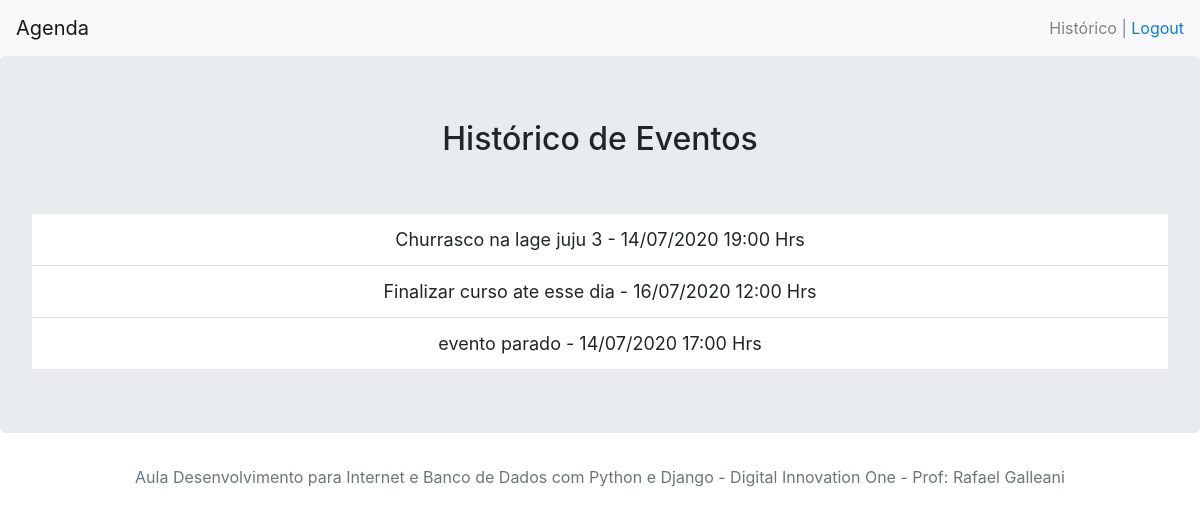
Page /agenda/historico/ (signed in) on the earlier database version.
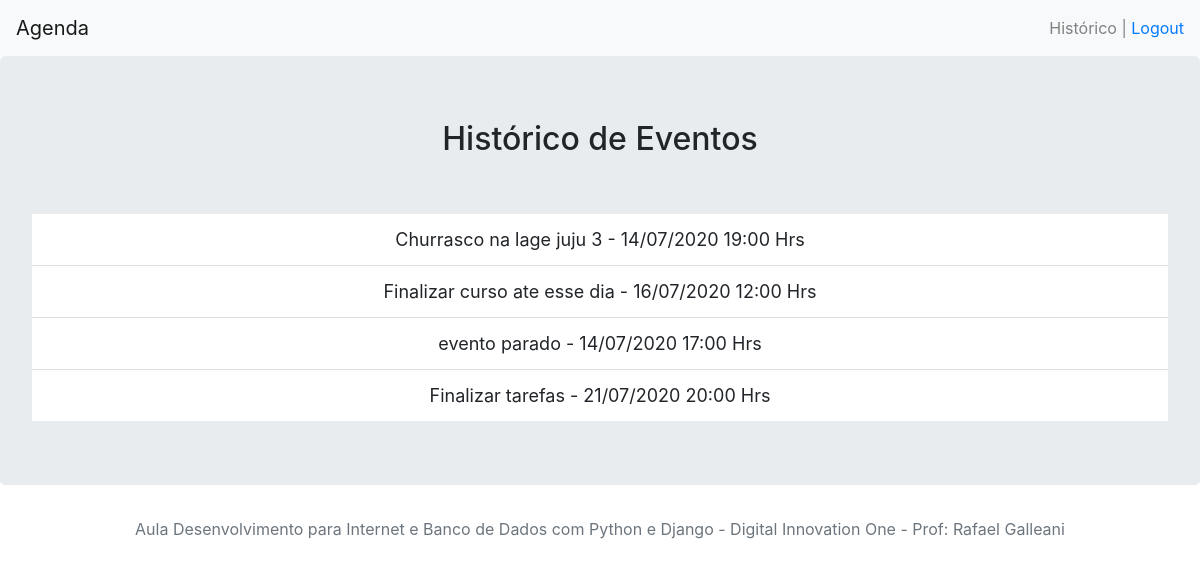
Same page on the later database version.
### core/models.py (models this page shows, shortened)
class Evento(models.Model):
    titulo = models.CharField(max_length=100)
    descricao = models.TextField(blank=True, null=True)
    data_evento = models.DateTimeField(verbose_name='Data do Evento') #esse verbose é o nome q vai aparecer la na coluna
    local = models.TextField(blank=True, null=True)
    data_criacao = models.DateTimeField(auto_now=True)
    usuario = models.ForeignKey(User, on_delete=models.CASCADE)
    class Meta:
        db_table = 'eventos'
    def get_data_evento(self):
        return self.data_evento.strftime('%d/%m/%Y %H:%M Hrs')

### core/views.py (the view)
# urls.py: path('agenda/historico/', views.historico),
@login_required(login_url='/login/')
def historico(request):
    usuario = request.user #usuario autenticando
    data_atual = datetime.now()
    evento = Evento.objects.filter(usuario=usuario,
                                   data_evento__lt=data_atual) #usuario autenticado
    dados = {'eventos': evento}
    return render(request, 'historico.html', dados)

### templates/historico.html
{% extends "model-page.html" %}
{% block content %}
<div class="text-center">
    <h2>Histórico de Eventos</h2>
    <br><br>
    <ul class="list-group list-group-flush" style="font-size: 18px">
        {% for evento in eventos %}
            <li class="list-group-item" >
                <div>
                    {{ evento.titulo }} - {{ evento.get_data_evento }}
                </div>
            </li>
        {% endfor %}
    </ul>
</div>
{% endblock %}

### templates/model-page.html
<!DOCTYPE html>
<html lang="en">
<head>
    {% include "model-header.html" %}
</head>
<body>
    <div class="jumbotron">
        {% block content %} {% endblock %}
    </div>
    {% include "model-footer.html" %}
</body>
</html>

### templates/model-header.html (shortened to what this page needs)
<link rel="stylesheet" href="https://stackpath.bootstrapcdn.com/bootstrap/4.5.0/css/bootstrap.min.css">
<nav class="navbar navbar-light bg-light">
    <a class="navbar-brand" href="/">Agenda</a>
    <span>
        <a href="historico/" style="color:gray">Histórico |</a>
        <a href="/logout">Logout</a>
    </span>
</nav>

### templates/model-footer.html
<footer class="text-muted">
    <div class="container text-center">
        <p>Aula Desenvolvimento para Internet e Banco de Dados com Python e Django - Digital Innovation One - Prof: Rafael Galleani</p>
    </div>
</footer>

Differences in the rows shown:
added Evento: titulo "Finalizar tarefas", get_data_evento "21/07/2020 20:00 Hrs"
